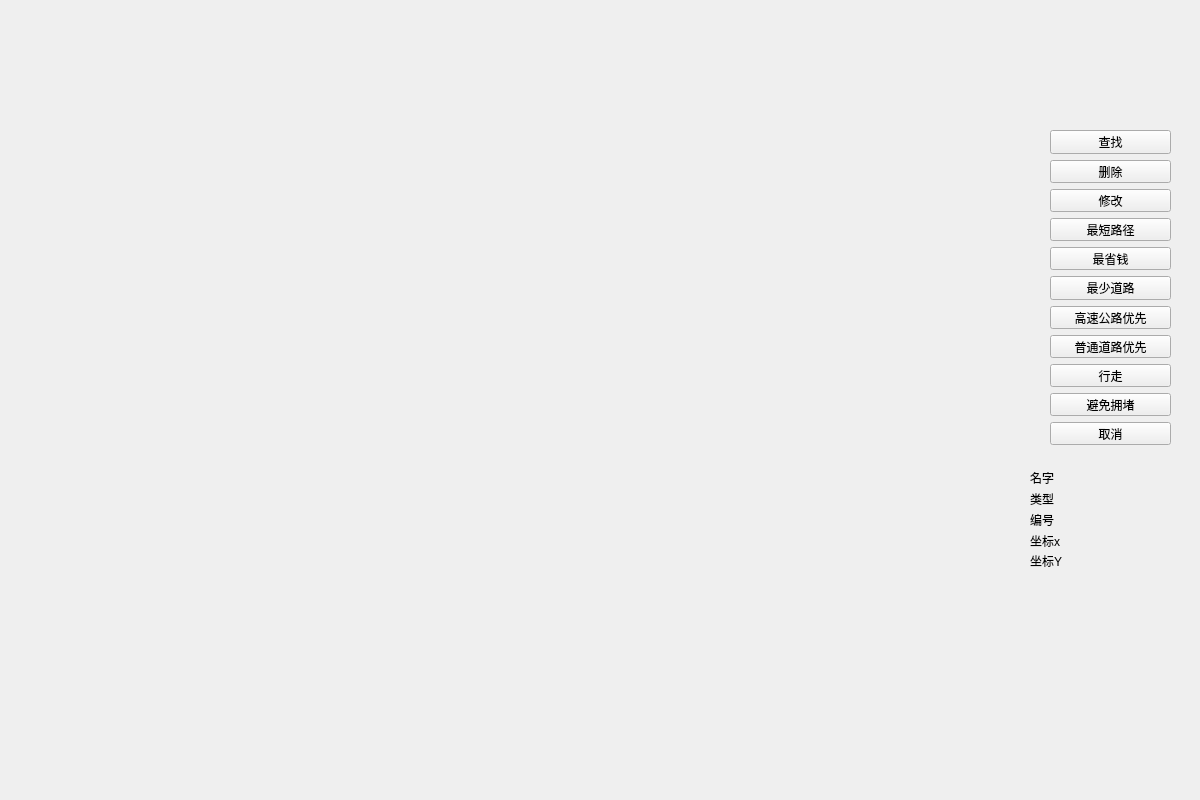
<?xml version="1.0" encoding="UTF-8"?>
<ui version="4.0">
 <class>navigation</class>
 <widget class="QDialog" name="navigation">
  <property name="geometry">
   <rect>
    <x>0</x>
    <y>0</y>
    <width>1200</width>
    <height>800</height>
   </rect>
  </property>
  <property name="windowTitle">
   <string>Dialog</string>
  </property>
  <widget class="QPushButton" name="back">
   <property name="geometry">
    <rect>
     <x>1110</x>
     <y>1160</y>
     <width>75</width>
     <height>23</height>
    </rect>
   </property>
   <property name="text">
    <string>返回</string>
   </property>
  </widget>
  <widget class="QWidget" name="verticalLayoutWidget">
   <property name="geometry">
    <rect>
     <x>1050</x>
     <y>130</y>
     <width>121</width>
     <height>315</height>
    </rect>
   </property>
   <layout class="QVBoxLayout" name="verticalLayout">
    <item>
     <widget class="QPushButton" name="search">
      <property name="text">
       <string>查找</string>
      </property>
     </widget>
    </item>
    <item>
     <widget class="QPushButton" name="delet">
      <property name="text">
       <string>删除</string>
      </property>
     </widget>
    </item>
    <item>
     <widget class="QPushButton" name="modify">
      <property name="text">
       <string>修改</string>
      </property>
     </widget>
    </item>
    <item>
     <widget class="QPushButton" name="shortest">
      <property name="text">
       <string>最短路径</string>
      </property>
     </widget>
    </item>
    <item>
     <widget class="QPushButton" name="cheapest">
      <property name="text">
       <string>最省钱</string>
      </property>
     </widget>
    </item>
    <item>
     <widget class="QPushButton" name="lessway">
      <property name="text">
       <string>最少道路</string>
      </property>
     </widget>
    </item>
    <item>
     <widget class="QPushButton" name="freeway">
      <property name="text">
       <string>高速公路优先</string>
      </property>
     </widget>
    </item>
    <item>
     <widget class="QPushButton" name="roadfirst">
      <property name="text">
       <string>普通道路优先</string>
      </property>
     </widget>
    </item>
    <item>
     <widget class="QPushButton" name="walk">
      <property name="text">
       <string>行走</string>
      </property>
     </widget>
    </item>
    <item>
     <widget class="QPushButton" name="bimianyongdu">
      <property name="text">
       <string>避免拥堵</string>
      </property>
     </widget>
    </item>
    <item>
     <widget class="QPushButton" name="pushButton">
      <property name="text">
       <string>取消</string>
      </property>
     </widget>
    </item>
   </layout>
  </widget>
  <widget class="QWidget" name="horizontalLayoutWidget">
   <property name="geometry">
    <rect>
     <x>1030</x>
     <y>470</y>
     <width>160</width>
     <height>98</height>
    </rect>
   </property>
   <layout class="QHBoxLayout" name="horizontalLayout">
    <item>
     <layout class="QVBoxLayout" name="verticalLayout_3">
      <item>
       <widget class="QLabel" name="label">
        <property name="text">
         <string>名字</string>
        </property>
        <property name="wordWrap">
         <bool>false</bool>
        </property>
       </widget>
      </item>
      <item>
       <widget class="QLabel" name="label_2">
        <property name="text">
         <string>类型</string>
        </property>
        <property name="wordWrap">
         <bool>false</bool>
        </property>
       </widget>
      </item>
      <item>
       <widget class="QLabel" name="label_5">
        <property name="text">
         <string>编号</string>
        </property>
        <property name="wordWrap">
         <bool>false</bool>
        </property>
       </widget>
      </item>
      <item>
       <widget class="QLabel" name="label_3">
        <property name="text">
         <string>坐标x</string>
        </property>
        <property name="wordWrap">
         <bool>false</bool>
        </property>
       </widget>
      </item>
      <item>
       <widget class="QLabel" name="label_4">
        <property name="text">
         <string>坐标Y</string>
        </property>
        <property name="wordWrap">
         <bool>false</bool>
        </property>
       </widget>
      </item>
     </layout>
    </item>
    <item>
     <layout class="QVBoxLayout" name="verticalLayout_2">
      <item>
       <widget class="QLabel" name="name">
        <property name="text">
         <string/>
        </property>
        <property name="wordWrap">
         <bool>false</bool>
        </property>
       </widget>
      </item>
      <item>
       <widget class="QLabel" name="type">
        <property name="text">
         <string/>
        </property>
        <property name="wordWrap">
         <bool>false</bool>
        </property>
       </widget>
      </item>
      <item>
       <widget class="QLabel" name="number">
        <property name="text">
         <string/>
        </property>
        <property name="wordWrap">
         <bool>false</bool>
        </property>
       </widget>
      </item>
      <item>
       <widget class="QLabel" name="x">
        <property name="text">
         <string/>
        </property>
        <property name="wordWrap">
         <bool>false</bool>
        </property>
       </widget>
      </item>
      <item>
       <widget class="QLabel" name="y">
        <property name="text">
         <string/>
        </property>
        <property name="wordWrap">
         <bool>false</bool>
        </property>
       </widget>
      </item>
     </layout>
    </item>
   </layout>
  </widget>
 </widget>
 <resources/>
 <connections/>
</ui>
